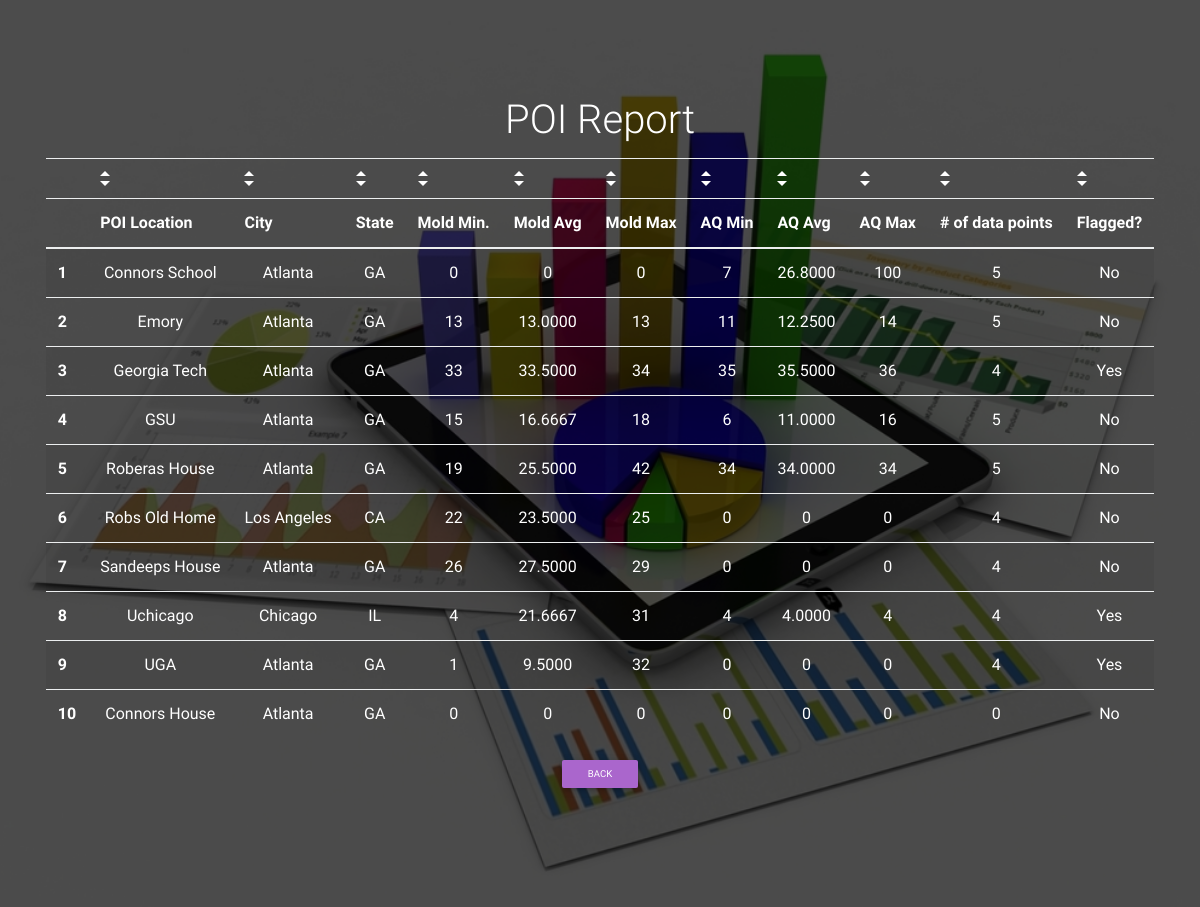
/POI_report.php, run on the app's committed database.
### tables this page shows
CREATE TABLE IF NOT EXISTS `poi` (
  `Name` varchar(255) NOT NULL,
  `Flag` tinyint(4) NOT NULL,
  `Date_Flagged` date NOT NULL,
  `Zip_Code` int(11) NOT NULL,
  `City` varchar(20) NOT NULL,
  `State` varchar(20) NOT NULL,
  PRIMARY KEY (`Name`),
  KEY `City` (`City`,`State`)
);

### POI_report.php (the view, shortened to what this page needs)
<!DOCTYPE html>
<html lang="en">
<head>
    <link rel="stylesheet" href="https://maxcdn.bootstrapcdn.com/font-awesome/4.6.0/css/font-awesome.min.css">
    <link href="css/bootstrap.min.css" rel="stylesheet">
    <link href="css/mdb.min.css" rel="stylesheet">
	<link href="css/sort_style.css" rel="stylesheet">
</head>
<?php
   @$db = new mysqli('localhost','root','password','cs4400');
    $query1 = "SELECT Name AS POI_LOCATION, City, State, MOLD_MIN, MOLD_AVG, MOLD_MAX, AIR_MIN, AIR_AVG, AIR_MAX, NUM_POINTS, Flag
	FROM
	   (SELECT Air_name AS Name, MOLD_MIN, MOLD_AVG, MOLD_MAX, AIR_MIN, AIR_AVG, AIR_MAX
		FROM (SELECT D.`Name`AS Mold_name, MIN(D.`Data_Value`) AS MOLD_MIN, AVG(D.`Data_Value`) AS MOLD_AVG, MAX(D.`Data_Value`) AS MOLD_MAX
			  FROM `poi` AS P, `data_point` AS D
			  WHERE P.`Name`=D.`Name`AND D.`Data_Type`='Mold'
			  GROUP BY D.`Name`) AS M
			  RIGHT JOIN (SELECT D.`Name` AS Air_name, MIN(D.`Data_Value`)AIR_MIN, AVG(D.`Data_Value`) AS AIR_AVG, MAX(D.`Data_Value`) AS AIR_MAX
						  FROM `poi` AS P, `data_point` AS D
						  WHERE P.`Name`=D.`Name`AND D.`Data_Type`='Air Quality'
						  GROUP BY D.`Name`) AS A
			  ON M.Mold_name=A.Air_name
		UNION
		SELECT  Mold_name AS Name, MOLD_MIN, MOLD_AVG, MOLD_MAX, AIR_MIN, AIR_AVG, AIR_MAX
		FROM (SELECT D.`Name`AS Mold_name, MIN(D.`Data_Value`) AS MOLD_MIN, AVG(D.`Data_Value`) AS MOLD_AVG, MAX(D.`Data_Value`) AS MOLD_MAX
			  FROM `poi` AS P, `data_point` AS D
			  WHERE P.`Name`=D.`Name`AND D.`Data_Type`='Mold'
			  GROUP BY D.`Name`) AS M
			  LEFT JOIN (SELECT D.`Name` AS Air_name, MIN(D.`Data_Value`) AS AIR_MIN, AVG(D.`Data_Value`) AS AIR_AVG, MAX(D.`Data_Value`) AS AIR_MAX
						 FROM `poi` AS P, `data_point` AS D
						 WHERE P.`Name`=D.`Name`AND D.`Data_Type`='Air Quality'
						 GROUP BY D.`Name`) AS A
			  ON M.Mold_name=A.Air_name) AS F
		NATURAL JOIN
		(SELECT W.`Name`, Count(*) AS NUM_POINTS
		FROM `data_point`AS W
		GROUP BY W.`Name`) AS Q
		NATURAL JOIN
		(SELECT *
		 FROM `poi` AS p) AS R";
		$result = $db->query($query1);
		$num_results = $result->num_rows;
	$query2 = "SELECT N.`Name` AS Name, N.`City` AS City, N.`State` AS State, N.`Flag` AS Flag
	  FROM `poi` AS N
	  WHERE N.`Name` NOT IN (SELECT `Name`
							 FROM `data_point`)";
	$result2 = $db->query($query2);
	$num_results2 = $result2->num_rows + $num_results;
?>
<body <?php if($num_results < 9){ echo 'style="height: 100vh;"';} else{$vh = ($num_results2+3.5)*8.4; echo 'style="height: '.$vh.'vh;"'; }?>>
    <div class="view hm-black-strong">
        <div class="full-bg-img flex-center">
            <ul class="animated fadeInUp">
                <li>
                    <h1 class="h1-responsive">POI Report</h1></li>
						<table class="table table-striped" id = "poi-table">
						  <thead>
							<tr>
								<td></td>
								<td><div class="arrow-up prefix" onclick="sortTable(0, 'poi-table', 3, 11)"></div><div class="arrow-down prefix" onclick="sortTable(0, 'poi-table', 3, 11)"></div></td>
								<td><div class="arrow-up prefix" onclick="sortTable(1, 'poi-table', 3, 11)"></div><div class="arrow-down prefix" onclick="sortTable(1, 'poi-table', 3, 11)"></div></td>
								<td><div class="arrow-up prefix" onclick="sortTable(2, 'poi-table', 3, 11)"></div><div class="arrow-down prefix" onclick="sortTable(2, 'poi-table', 3, 11)"></div></td>
								<td class="is-num-col"><div class="arrow-up prefix " onclick="sortTable(3, 'poi-table', 3, 11)"></div><div class="arrow-down prefix" onclick="sortTable(3, 'poi-table', 3, 11)"></div></td>
								<td class="is-num-col"><div class="arrow-up prefix" onclick="sortTable(4, 'poi-table', 3, 11)"></div><div class="arrow-down prefix" onclick="sortTable(4, 'poi-table', 3, 11)"></div></td>
								<td class="is-num-col"><div class="arrow-up prefix" onclick="sortTable(5, 'poi-table', 3, 11)"></div><div class="arrow-down prefix" onclick="sortTable(5, 'poi-table', 3, 11)"></div></td>
								<td class="is-num-col"><div class="arrow-up prefix" onclick="sortTable(6, 'poi-table', 3, 11)"></div><div class="arrow-down prefix" onclick="sortTable(6, 'poi-table', 3, 11)"></div></td>
								<td class="is-num-col"><div class="arrow-up prefix" onclick="sortTable(7, 'poi-table', 3, 11)"></div><div class="arrow-down prefix" onclick="sortTable(7, 'poi-table', 3, 11)"></div></td>
								<td class="is-num-col"><div class="arrow-up prefix" onclick="sortTable(8, 'poi-table', 3, 11)"></div><div class="arrow-down prefix" onclick="sortTable(8, 'poi-table', 3, 11)"></div></td>
								<td class="is-num-col"><div class="arrow-up prefix" onclick="sortTable(9, 'poi-table', 3, 11)"></div><div class="arrow-down prefix" onclick="sortTable(9, 'poi-table', 3, 11)"></div></td>
								<td><div class="arrow-up prefix" onclick="sortTable(10, 'poi-table', 3, 11)"></div><div class="arrow-down prefix" onclick="sortTable(10, 'poi-table', 3, 11)"></div></td>
							</tr>
							<tr>
							  <th></th>
							  <th>POI Location</th>
							  <th>City</th>
							  <th>State</th>
							  <th>Mold Min.</th>
							  <th>Mold Avg</th>
							  <th>Mold Max</th>
							  <th>AQ Min</th>
							  <th>AQ Avg</th>
							  <th>AQ Max</th>
							  <th># of data points</th>
							  <th>Flagged?</th>
							</tr>
						  </thead>
						  <tbody>
						  <?php
							$i = 0;
							for(; $i < $num_results; $i++)
							{
								$row = $result->fetch_assoc();
								$POI_LOCATION = stripslashes($row['POI_LOCATION']);
								$City = stripslashes($row['City']);
								$State = stripslashes($row['State']);
								$Mold_Min = stripslashes($row['MOLD_MIN']);
								if(!strlen($Mold_Min)){$Mold_Min="0";}
								$Mold_Avg = stripslashes($row['MOLD_AVG']);
								if(!strlen($Mold_Avg)){$Mold_Avg="0";}
								$Mold_Max = stripslashes($row['MOLD_MAX']);
								if(!strlen($Mold_Max)){$Mold_Max="0";}
								$AQ_Min = stripslashes($row['AIR_MIN']);
								if(!strlen($AQ_Min)){$AQ_Min="0";}
								$AQ_Avg = stripslashes($row['AIR_AVG']);
								if(!strlen($AQ_Avg)){$AQ_Avg="0";}
								$AQ_Max = stripslashes($row['AIR_MAX']);
								if(!strlen($AQ_Max)){$AQ_Max="0";}
								$num_data_points = stripslashes($row['NUM_POINTS']);
								$Flagged = stripslashes($row['Flag']);
								if($Flagged==="1"){$Flagged="Yes";}
								else{$Flagged="No";}
								echo "<tr>";
								echo '<th scope="row">'.($i+1).'</th>';
								echo "<td>".$POI_LOCATION."</td>";
								echo "<td>".$City."</td>";
								echo "<td>".$State."</td>";
								echo "<td>".$Mold_Min."</td>";
								echo "<td>".$Mold_Avg."</td>";
								echo "<td>".$Mold_Max."</td>";
								echo "<td>".$AQ_Min."</td>";
								echo "<td>".$AQ_Avg."</td>";
								echo "<td>".$AQ_Max."</td>";
								echo "<td>".$num_data_points."</td>";
								echo "<td>".$Flagged."</td>";
								echo "</tr>";
							}
							for(; $i < $num_results2; $i++)
							{
								$row = $result2->fetch_assoc();
								$POI_LOCATION = stripslashes($row['Name']);
								$City = stripslashes($row['City']);
								$State = stripslashes($row['State']);
								$Flagged = stripslashes($row['Flag']);
								if($Flagged==="1"){$Flagged="Yes";}
								else{$Flagged="No";}
								$zero = "0";
								echo "<tr>";
								echo '<th scope="row">'.($i+1).'</th>';
								echo "<td>".$POI_LOCATION."</td>";
								echo "<td>".$City."</td>";
								echo "<td>".$State."</td>";
								echo "<td>".$zero."</td>";
								echo "<td>".$zero."</td>";
								echo "<td>".$zero."</td>";
								echo "<td>".$zero."</td>";
								echo "<td>".$zero."</td>";
								echo "<td>".$zero."</td>";
								echo "<td>".$zero."</td>";
								echo "<td>".$Flagged."</td>";
								echo "</tr>";
							}
						  ?>
						  </tbody>
						</table>
					<a class="btn btn-secondary btn-sm" href="choose_functionality_city_official%202.1.html">Back</a>
            </ul>
        </div>
    </div>
</body>
</html>

### css/sort_style.css (style rules this page uses)
.arrow-up { width: 0; height: 0; border-left: 5px solid transparent; border-right: 5px solid transparent; border-bottom: 5px solid white; }
.arrow-down { width: 0; height: 0; border-left: 5px solid transparent; border-right: 5px solid transparent; border-top: 5px solid white; margin-top: 5px }

### POI_report.php (style rules this page uses)
html, body, .view { height: 100%; }
.flex-center { color: #fff; }
.view { background: url("img/report.jpg")no-repeat center center fixed; -webkit-background-size: cover; -moz-background-size: cover; -o-background-size: cover; background-size: cover; }
.arrow-up { width: 0; height: 0; border-left: 5px solid transparent; border-right: 5px solid transparent; border-bottom: 5px solid white; }
.arrow-down { width: 0; height: 0; border-left: 5px solid transparent; border-right: 5px solid transparent; border-top: 5px solid white; margin-top: 5px }

### data on the page
poi: Name "Connors House", City "Atlanta", State "GA", Flag "No"

### other printed values
$POI_LOCATION "Connors School"
$City "Atlanta"
$State "GA"
$Mold_Min "0"
$Mold_Avg "0"
$Mold_Max "0"
$AQ_Min "7"
$AQ_Avg "26.8000"
$AQ_Max "100"
$num_data_points "5"
$Flagged "No"
$POI_LOCATION "Emory"
$Mold_Min "13"
$Mold_Avg "13.0000"
$Mold_Max "13"
